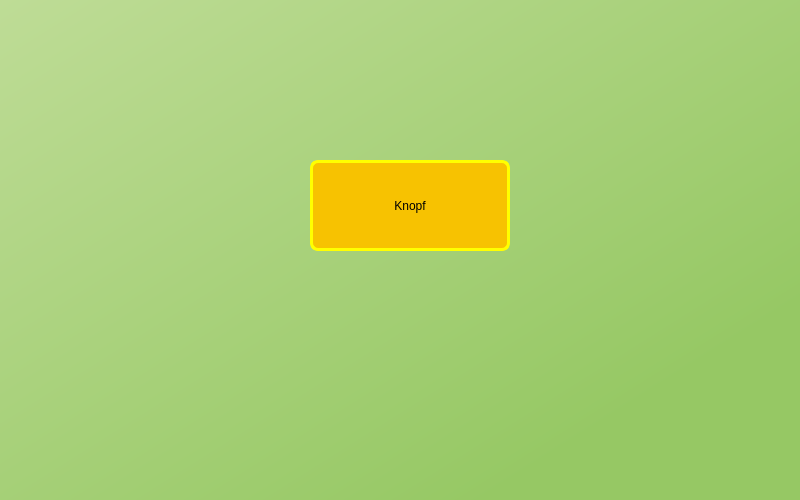
<?xml version="1.0" encoding="UTF-8"?>
<ui version="4.0">
 <class>JumpButtons</class>
 <widget class="QMainWindow" name="JumpButtons">
  <property name="geometry">
   <rect>
    <x>0</x>
    <y>0</y>
    <width>800</width>
    <height>500</height>
   </rect>
  </property>
  <property name="windowTitle">
   <string>MainWindow</string>
  </property>
  <property name="styleSheet">
   <string notr="true">QWidget{
	background-color: qlineargradient(spread: pad , x1:0, y1:0, x2:1, y2:0.989, stop:0 rgba(190,220,150,255), stop:0.806818 rgba(150,200,100,255));
	font: 600 16pt &quot;Dosis SemiBold&quot;;
}
</string>
  </property>
  <widget class="QWidget" name="JumpingButtons">
   <widget class="JumpButton" name="pushButton">
    <property name="geometry">
     <rect>
      <x>310</x>
      <y>160</y>
      <width>200</width>
      <height>91</height>
     </rect>
    </property>
    <property name="styleSheet">
     <string notr="true">QPushButton{
	background-color:rgb(247,194,1);
	border:3px solid rgb(255,255,0);
	border-radius:8px;
	padding:10px;
}
</string>
    </property>
    <property name="text">
     <string>Knopf</string>
    </property>
   </widget>
  </widget>
 </widget>
 <customwidgets>
  <customwidget>
   <class>JumpButton</class>
   <extends>QPushButton</extends>
   <header location="global">myWidgets.h</header>
  </customwidget>
 </customwidgets>
 <resources/>
 <connections/>
</ui>
